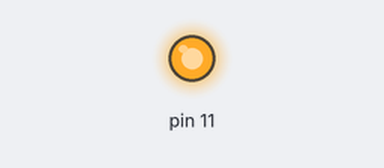
Recording of a sketch running on a simulated Arduino Uno, built with avr-gcc and run on an emulated ATmega328P. Parts: output pins drawn as LEDs (lit = HIGH).

Above: at 0.1 s.
Timing chart, 0 to 1.6 s (numbered marks = the images above):
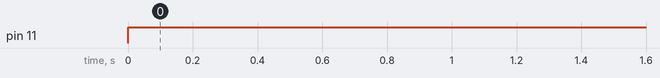

The sketch:

005-analogWrite_semplice.ino
```cpp
void setup() {
}

void loop() {
  analogWrite(11, 255);
}
```

Measured:
- by itself, pin 11: LOW → HIGH at 0.00 s
